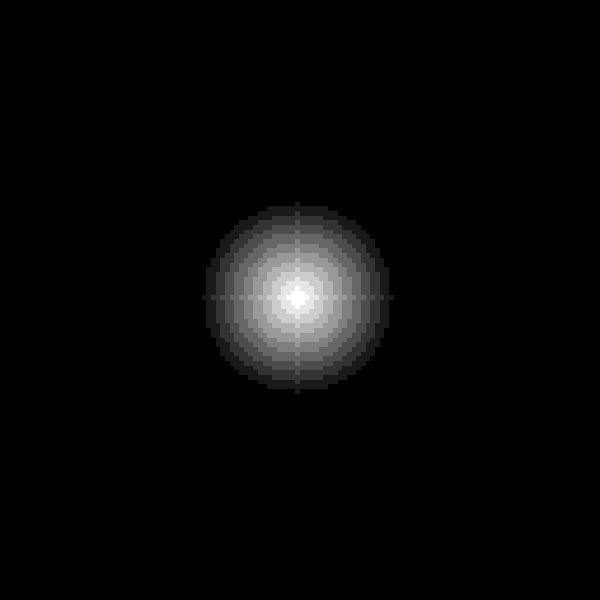
#> input picture DM2_DEPLAGNE_HUGO_Motion_Compensation/1.png, 600 x 600 px
$ jupyter execute 'Motion Compensation.ipynb'   (shell and % lines are left out)
#> lines starting #> are read from the running program, lines starting #| are printed output that depends on the picture
[cell 1]
import cv2
import numpy as np
import math
import matplotlib.pyplot as plt
import copy

from utils import *

### <p style="text-align: center; color: green;">Motion Compensation Block Based</p>

#### (A) Au TP1, vous avez réalisé de l’estimation de mouvement de type forward  par blocs entre F1 et F2. Procédez maintenant à de l’estimation backward par  blocs entre F1 et F2.

Reprenons notre code des séances précédentes afin d'appliquer la méthode block-wise.

[cell 2]
OPTI_SLICING = 8
SEARCH_DIST_PIXEL = 4

BLOCK_LEN = 12
SEARCH_DIST_BLOCK = 18

LOOP_IMAGES = 1

[cell 3]
def distance(x1, y1, x2, y2):
    return np.sqrt((x2 - x1)**2 + (y2 - y1)**2)

def estimate(deltaIntensity, dist):
    return 2 * deltaIntensity + dist / SEARCH_DIST_PIXEL

class Image:

    def __init__(self, pathImg):
#> called with pathImg = '1.png'
        self.img = cv2.imread(pathImg)
#> self.img is the input picture: shape (600, 600, 3); min 0, max 255, mean 7.5
        self.grayImage = cv2.cvtColor(self.img, cv2.COLOR_BGR2GRAY)
        self.height, self.width = self.grayImage.shape[:2]
#> self.height = 600; self.width = 600
#> call 2 of __init__, with pathImg = '2.png'
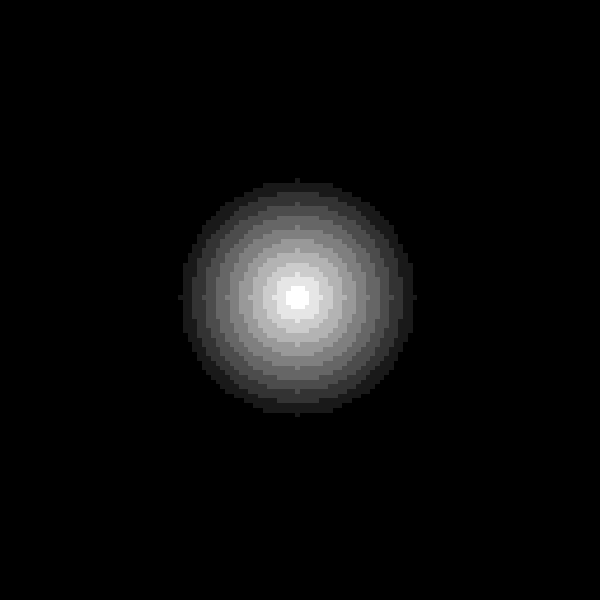
#> input picture DM2_DEPLAGNE_HUGO_Motion_Compensation/2.png, 600 x 600 px
#> in __init__, self.img is the input picture: shape (600, 600, 3); min 0, max 255, mean 11.8

    # (A) Block-wise
    def differenceBlockWise(self, other):
        vectors = np.zeros((self.height, self.width, 2))
        # Loop through all blocks
        for y in range(BLOCK_LEN//2, self.height, BLOCK_LEN):
            for x in range(BLOCK_LEN//2, self.width, BLOCK_LEN):
                # Get the block
                block = self.grayImage[y-BLOCK_LEN//2:y+BLOCK_LEN//2, x-BLOCK_LEN//2:x+BLOCK_LEN//2]
                # Make sure the block is the right size
                if block.shape != (BLOCK_LEN, BLOCK_LEN):
                    block = cv2.resize(block, (BLOCK_LEN, BLOCK_LEN))
                # Get the search area
                yMoves = np.arange(max(y-SEARCH_DIST_BLOCK, 0), min(y+SEARCH_DIST_BLOCK, self.height))
                xMoves = np.arange(max(x-SEARCH_DIST_BLOCK, 0), min(x+SEARCH_DIST_BLOCK, self.width))

                # Get the differences
                diff = np.zeros((len(yMoves), len(xMoves)))
                for i in range(len(yMoves)):
                    for j in range(len(xMoves)):
                        # Get the block in the search area
                        block2 = other.grayImage[max(yMoves[i]-BLOCK_LEN//2, 0):min(yMoves[i]+BLOCK_LEN//2, self.height), max(xMoves[j]-BLOCK_LEN//2, 0):min(xMoves[j]+BLOCK_LEN//2, self.width)]
                        # Make sure the blocks are the same size for border issues
                        if block2.shape != block.shape:
                            block2 = cv2.resize(block2, (BLOCK_LEN, BLOCK_LEN))

                        # Get the difference using the estimation function
                        diff[i, j] = np.sum(2 * np.abs(block2 - block) + distance(x, y, xMoves[j], yMoves[i]))

                # Get the index of the minimum difference
                idx = np.unravel_index(np.argmin(diff, axis=None), diff.shape)
                # Get the vector
                vectors[y, x, 0] = (xMoves[idx[1]] - x)
                vectors[y, x, 1] = (yMoves[idx[0]] - y)
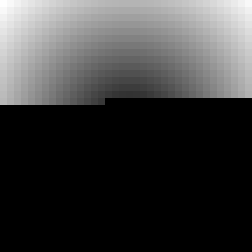
#> diff: shape (36, 36) float64 (shown 7 times larger); min 0, max 3665.6, mean 881.5; drawn with min black and max white
        return vectors
